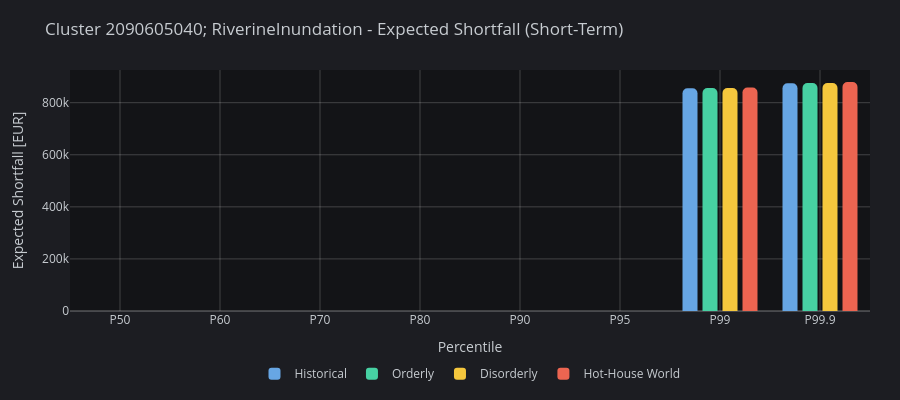

The cell this chart's notebook holds for it:
### Markdown cell above
Expected Shortfall (ES) complements VaR by focusing on the tail beyond the VaR threshold. It estimates the average loss conditional on being in those severe outcomes, so it is often more informative for stress and tail-risk analysis.

### Code cell
plot_es(clusters_metrics, name=f"Cluster {cluster_id}; {cluster_hazard}", selected_term="short", dark=True)

### Figure 1 — Plotly figure (JSON) as saved in the notebook; plotly's stock layout.template omitted (floating-point values rounded to 4 significant figures)
{"data": [{"hovertemplate": "Historical: %{y:,.0f} EUR<extra></extra>", "marker": {"color": "hsl(210, 70%, 65%)", "cornerradius": 5, "line": {"width": 0}}, "name": "Historical", "type": "bar", "width": 0.15, "x": ["P50", "P60", "P70", "P80", "P90", "P95", "P99", "P99.9"], "y": [0, 0, 0, 0, 0, 0, 855300.0, 874800.0]}, {"hovertemplate": "Orderly: %{y:,.0f} EUR<extra></extra>", "marker": {"color": "hsl(160, 60%, 55%)", "cornerradius": 5, "line": {"width": 0}}, "name": "Orderly", "type": "bar", "width": 0.15, "x": ["P50", "P60", "P70", "P80", "P90", "P95", "P99", "P99.9"], "y": [0, 0, 0, 0, 0, 0, 856500.0, 875700.0]}, {"hovertemplate": "Disorderly: %{y:,.0f} EUR<extra></extra>", "marker": {"color": "hsl(45, 90%, 60%)", "cornerradius": 5, "line": {"width": 0}}, "name": "Disorderly", "type": "bar", "width": 0.15, "x": ["P50", "P60", "P70", "P80", "P90", "P95", "P99", "P99.9"], "y": [0, 0, 0, 0, 0, 0, 856500.0, 875700.0]}, {"hovertemplate": "Hot-House World: %{y:,.0f} EUR<extra></extra>", "marker": {"color": "hsl(8, 80%, 62%)", "cornerradius": 5, "line": {"width": 0}}, "name": "Hot-House World", "type": "bar", "width": 0.15, "x": ["P50", "P60", "P70", "P80", "P90", "P95", "P99", "P99.9"], "y": [0, 0, 0, 0, 0, 0, 858000.0, 879300.0]}], "layout": {"height": 400, "hovermode": "x unified", "legend": {"font": {"color": "hsl(210, 10%, 80%)"}, "orientation": "h", "x": 0.5, "xanchor": "center", "y": -0.2, "yanchor": "top"}, "margin": {"b": 60, "l": 70, "r": 30, "t": 70}, "paper_bgcolor": "#1C1D22", "plot_bgcolor": "#131417", "title": {"font": {"color": "hsl(210, 10%, 80%)"}, "text": "Cluster 2090605040; RiverineInundation - Expected Shortfall (Short-Term)"}, "xaxis": {"gridcolor": "rgba(255, 255, 255, 0.2)", "showgrid": true, "tickfont": {"color": "hsl(210, 10%, 80%)"}, "tickformat": ".1%", "title": {"font": {"color": "hsl(210, 10%, 80%)"}, "text": "Percentile"}, "zerolinecolor": "rgba(255, 255, 255, 0.2)"}, "yaxis": {"gridcolor": "rgba(255, 255, 255, 0.2)", "rangemode": "nonnegative", "showgrid": true, "tickfont": {"color": "hsl(210, 10%, 80%)"}, "title": {"font": {"color": "hsl(210, 10%, 80%)"}, "text": "Expected Shortfall [EUR]"}, "zerolinecolor": "rgba(255, 255, 255, 0.2)"}}}
